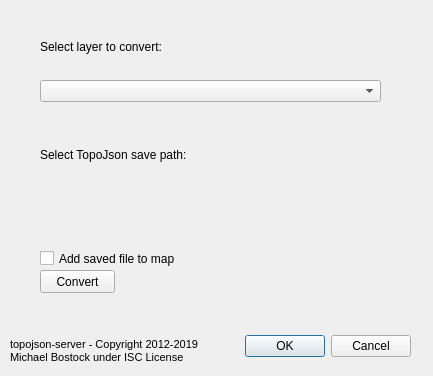
<?xml version="1.0" encoding="UTF-8"?>
<ui version="4.0">
 <class>TopoJsonWriterDialogBase</class>
 <widget class="QDialog" name="TopoJsonWriterDialogBase">
  <property name="geometry">
   <rect>
    <x>0</x>
    <y>0</y>
    <width>433</width>
    <height>376</height>
   </rect>
  </property>
  <property name="windowTitle">
   <string>TopoJSON Writer</string>
  </property>
  <widget class="QDialogButtonBox" name="button_box">
   <property name="geometry">
    <rect>
     <x>70</x>
     <y>330</y>
     <width>341</width>
     <height>32</height>
    </rect>
   </property>
   <property name="orientation">
    <enum>Qt::Horizontal</enum>
   </property>
   <property name="standardButtons">
    <set>QDialogButtonBox::Cancel|QDialogButtonBox::Ok</set>
   </property>
  </widget>
  <widget class="QWidget" name="verticalLayoutWidget_2">
   <property name="geometry">
    <rect>
     <x>40</x>
     <y>20</y>
     <width>341</width>
     <height>221</height>
    </rect>
   </property>
   <layout class="QVBoxLayout" name="verticalLayout_2">
    <item>
     <widget class="QLabel" name="layer_label">
      <property name="text">
       <string>Select layer to convert:</string>
      </property>
     </widget>
    </item>
    <item>
     <widget class="QComboBox" name="layer_select"/>
    </item>
    <item>
     <spacer name="verticalSpacer">
      <property name="orientation">
       <enum>Qt::Vertical</enum>
      </property>
      <property name="sizeType">
       <enum>QSizePolicy::Fixed</enum>
      </property>
      <property name="sizeHint" stdset="0">
       <size>
        <width>20</width>
        <height>20</height>
       </size>
      </property>
     </spacer>
    </item>
    <item>
     <widget class="QLabel" name="file_label">
      <property name="text">
       <string>Select TopoJson save path:</string>
      </property>
     </widget>
    </item>
    <item>
     <widget class="QgsFileWidget" name="save_file_name">
      <property name="filter">
       <string>Topojson (*.topojson) ;; </string>
      </property>
      <property name="storageMode">
       <enum>QgsFileWidget::SaveFile</enum>
      </property>
     </widget>
    </item>
   </layout>
  </widget>
  <widget class="QPushButton" name="convert">
   <property name="geometry">
    <rect>
     <x>40</x>
     <y>270</y>
     <width>75</width>
     <height>23</height>
    </rect>
   </property>
   <property name="text">
    <string>Convert</string>
   </property>
  </widget>
  <widget class="QWidget" name="verticalLayoutWidget">
   <property name="geometry">
    <rect>
     <x>350</x>
     <y>240</y>
     <width>31</width>
     <height>31</height>
    </rect>
   </property>
   <layout class="QVBoxLayout" name="iframe_holder"/>
  </widget>
  <widget class="QCheckBox" name="checkBox">
   <property name="geometry">
    <rect>
     <x>40</x>
     <y>250</y>
     <width>141</width>
     <height>17</height>
    </rect>
   </property>
   <property name="text">
    <string>Add saved file to map</string>
   </property>
  </widget>
  <widget class="QLabel" name="attribution">
   <property name="geometry">
    <rect>
     <x>10</x>
     <y>330</y>
     <width>201</width>
     <height>41</height>
    </rect>
   </property>
   <property name="font">
    <font>
     <pointsize>8</pointsize>
    </font>
   </property>
   <property name="text">
    <string>topojson-server - Copyright 2012-2019 Michael Bostock under ISC License</string>
   </property>
   <property name="wordWrap">
    <bool>true</bool>
   </property>
   <property name="margin">
    <number>5</number>
   </property>
  </widget>
 </widget>
 <customwidgets>
  <customwidget>
   <class>QgsFileWidget</class>
   <extends>QWidget</extends>
   <header>qgsfilewidget.h</header>
  </customwidget>
 </customwidgets>
 <resources/>
 <connections>
  <connection>
   <sender>button_box</sender>
   <signal>accepted()</signal>
   <receiver>TopoJsonWriterDialogBase</receiver>
   <slot>accept()</slot>
   <hints>
    <hint type="sourcelabel">
     <x>20</x>
     <y>20</y>
    </hint>
    <hint type="destinationlabel">
     <x>20</x>
     <y>20</y>
    </hint>
   </hints>
  </connection>
  <connection>
   <sender>button_box</sender>
   <signal>rejected()</signal>
   <receiver>TopoJsonWriterDialogBase</receiver>
   <slot>reject()</slot>
   <hints>
    <hint type="sourcelabel">
     <x>20</x>
     <y>20</y>
    </hint>
    <hint type="destinationlabel">
     <x>20</x>
     <y>20</y>
    </hint>
   </hints>
  </connection>
 </connections>
</ui>
